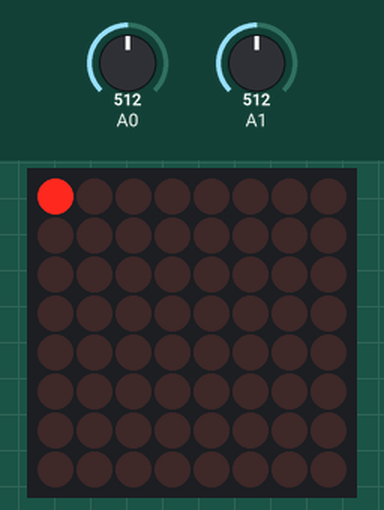
The sketch below on a simulated Arduino Uno, built with avr-gcc and run on an emulated ATmega328P. Shown: 8×8 LED matrix. Inputs (shaded band) come from the test bench; at power-on: A0 = 512, A1 = 512. Random numbers use the default seed unless the sketch sets one.

Above: at 1.2 s.
1.3 s: A0 set to 42
2.8 s: A0 set to 35
At 3.65 s:
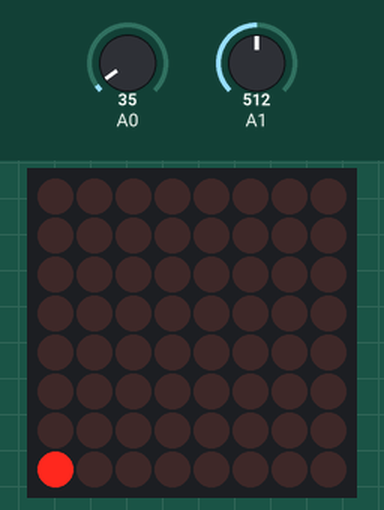
At 4.4 s:
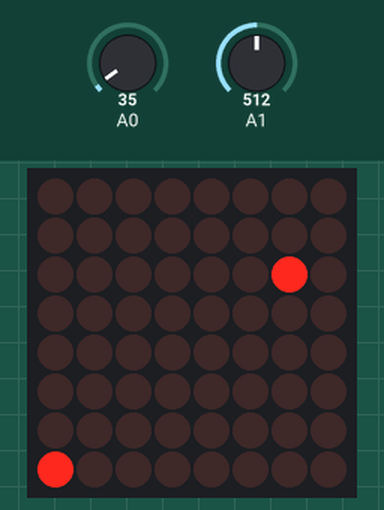
4.7 s: A1 set to 991
6.2 s: A1 set to 1018
At 7.8 s:
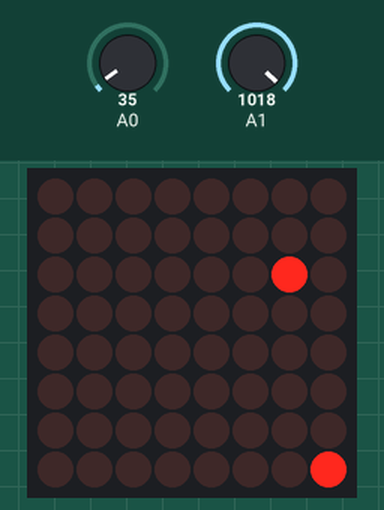
8.1 s: A1 set to 42
9.6 s: A1 set to 36
At 9.71 s:
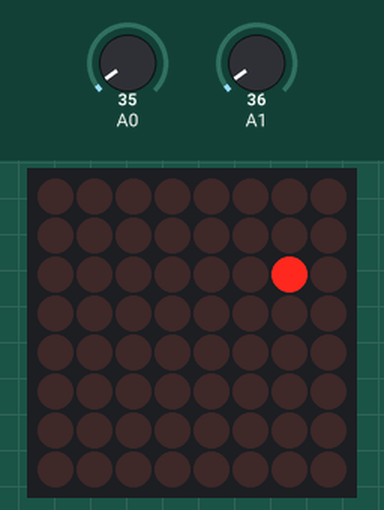
Timing chart, 0 to 12.2 s (numbered marks = the images above; inputs shaded):
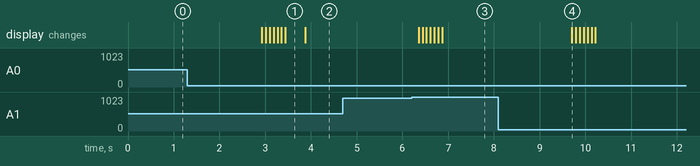

The sketch:

SnakeVersionOK1.ino
```cpp
#include "LedControl.h"


LedControl lc = LedControl(12, 10, 11, 1);


unsigned long delaytime1 = 50;
unsigned long delaytime2 = 50;
int tabx[] = { -1, -1, -1, -1, -1, -1, -1, -1, -1, -1, -1, -1, -1, -1, -1, -1, -1, -1, -1};
int taby[] = { -1, -1, -1, -1, -1, -1, -1, -1, -1, -1, -1, -1, -1, -1, -1, -1, -1, -1, -1};
void setup() {
  Serial.begin(9600);
  lc.shutdown(0, false);
  lc.setIntensity(0, 1);
  lc.clearDisplay(0);
}
int a = -1;
int b = -1;
int stepSnake = 0;
int snakeLength = 1;

bool isFoodOnSnake(int afood, int bfood) {
  for (int i = 0; i < snakeLength; i++) {
    if ( afood == tabx[i] and bfood == taby[i] ) {
      Serial.print(afood);
      Serial.print(tabx[i]);
      Serial.print(bfood);
      Serial.print(taby[i]);
      Serial.println();
      return true;
    }
  }
}

void genereFood() {
  a = random(0, 7);
  b = random(0, 7);

  lc.setLed(0, a, b, true);
  //stepSnake = 0;
}

void moveSingle(int i, int j) {
  if (stepSnake == 12) genereFood();
  if (i == a and j == b) {
    snakeLength++;
    a = -1;
    b = -1;
    genereFood();
  }
  lc.setLed(0, i, j, true);
  if (tabx[0] != i or taby[0] != j) {
    for (int s = snakeLength + 1; s > 0; s--) {
      lc.setLed(0, tabx[snakeLength + 1], taby[snakeLength + 1], false);
      tabx[s] = tabx[s - 1];
      taby[s] = taby[s - 1];
      tabx[0] = i;
      taby[0] = j;
    }
  }
  if ( joystick() == 2) {       //droite
    //lc.setLed(0,i,j,false);
    if (i <= 0) {
      i = 0;
    }
    else {
      i--;
    }
    stepSnake++;
  }
  else if (joystick() == 1) {   //gauche
    //lc.setLed(0,i,j,false);
    if (i >= 7) {
      i = 7;
    }
    else {
      i++;
    }
    stepSnake++;
  }
  else if ( joystick() == 3) {   //haut
    //lc.setLed(0,i,j,false);
    if (j <= 0) {
      j = 0;
    }
    else {
      j--;
    }
    stepSnake++;
  }
  else if (joystick() == 4) {    //bas
    //lc.setLed(0,i,j,false);
    if (j >= 7) {
      j = 7;
    }
    else {
      j++;
    }
    stepSnake++;
  }

  delay(85);
  moveSingle(i, j);

}


int directionToGo = 0;
int joystick() {

  int sensorValueX = analogRead(A0);
  int sensorValueY = analogRead(A1);

  if (sensorValueX < 40) {  //gauche
    directionToGo = 1;
  }
  if (sensorValueX > 999) { //droite
    directionToGo = 2;
  }
  if (sensorValueX >= 480 and sensorValueX <= 520 and sensorValueY >= 480 and sensorValueY <= 520) {
    directionToGo = 0;
  }
  if (sensorValueY < 40) {  //haut
    directionToGo = 3;
  }
  if (sensorValueY > 999) { //bas
    directionToGo = 4;
  }


  return directionToGo;
}


void loop() {
  int initX = random(0, 7);
  int initY = random(0, 7);
  moveSingle(initX, initY);
}
```

Measured:
- the behaviour switches between 40 and 39 on A0 (found by bisection; images 0 and 1)
- the behaviour switches between 999 and 1000 on A1 (found by bisection; images 2 and 3)
- the behaviour switches between 40 and 39 on A1 (found by bisection; images 3 and 4)
- after the input at 1.3 s, every drawn part: stays the same
- after the input at 2.8 s, the display: first changes after 0.13 s (image 1 shows a later state)
- after the input at 4.7 s, every drawn part: stays the same
- after the input at 6.2 s, the display: first changes after 0.15 s (image 3 shows a later state)
- after the input at 8.1 s, every drawn part: stays the same
- after the input at 9.6 s, the display: changes after 0.10 s (image 4)
- what the display in image 1 shows lasts 0.5 s, from 3.4 s to 3.9 s
